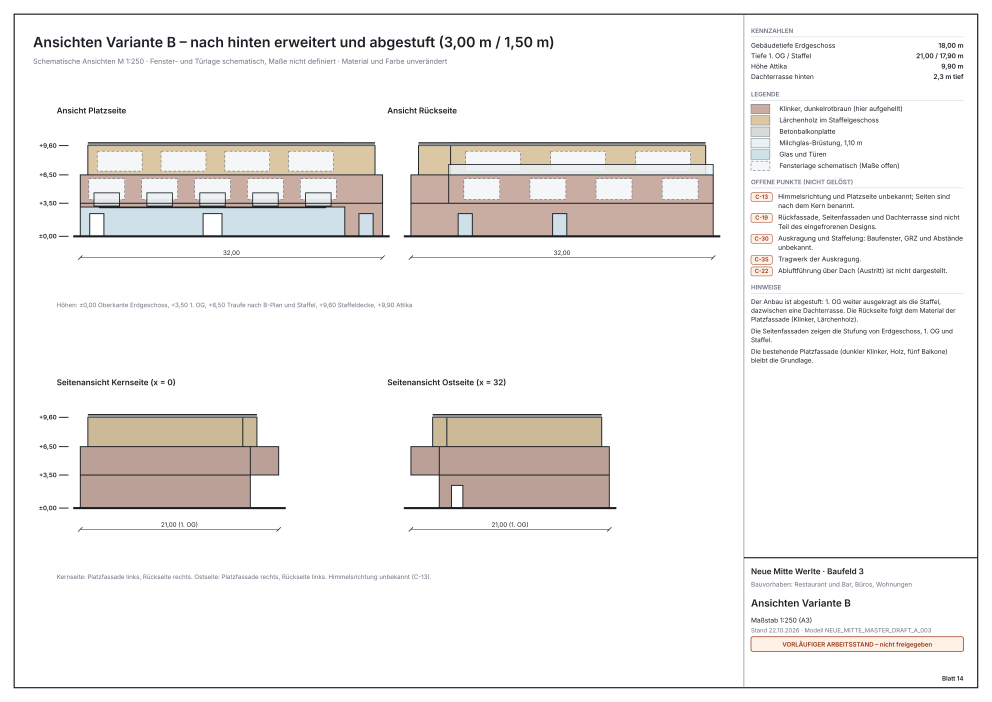
#> input picture praesentation/werlte_master/varianten_v2/14_Variante_B_Ansichten.png, 4959 x 3506 px (shown at 1/5 size)
$ python ueberlagerung_blatt14.py
#> lines starting #> are read from the running program, lines starting #| are printed output that depends on the picture
"""Legt die Ortho-Ansichten des Modells v4 (plangetreu, Maßstab 1:250) 50 % über die Ansichten von Blatt 14 (varianten_v2/14_Variante_B_Ansichten.png).
Die Ortho-Ansicht enthält die Farbcodes von Blatt 25; sichtbar sind Abweichungen als Doppelkanten."""
import os
from PIL import Image
ROOT = os.path.abspath(os.path.join(os.path.dirname(__file__), ".."))
P, M = 11.811, 4.0
plan = Image.open(os.path.join(ROOT, "varianten_v2", "14_Variante_B_Ansichten.png")).convert("RGB")
#> plan is the input picture: PIL image 4959x3506 RGB; mean R, G, B 241.7, 239.8, 238.7
D = os.path.join(ROOT, "visualisierungen", "higgsfield", "renderings", "v4", "00_geometrie_ortho")
for v, (ox, gy, a0, a1) in {"front": (34, 100, -1, 33), "rear": (174, 100, -1, 33), "west": (34, 215, -1, 22), "east": (174, 215, -1, 22)}.items():
    box = (round((ox + a0 * M) * P), round((gy - 10.5 * M) * P), round((ox + a1 * M) * P), round((gy + 0.3 * M) * P)); c = plan.crop(box)
#> after `c = plan.crop(box)`:
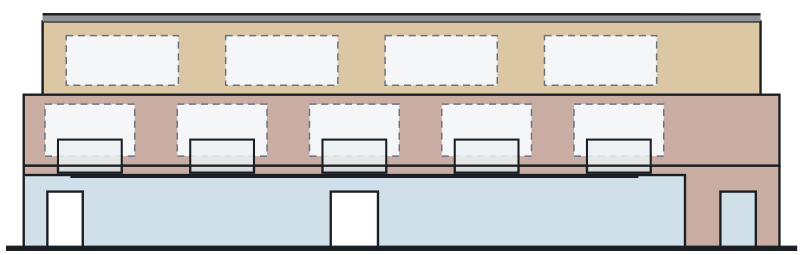
#> c: PIL image 1607x510 RGB (shown at 1/2 size); mean R, G, B 205.7, 202.8, 199
    m = Image.open(os.path.join(D, f"ortho_{v}.png")).convert("RGB").resize(c.size); Image.blend(c, m, 0.5).save(os.path.join(D, f"ueberlagerung_blatt14_modell_{v}.png")); print("ok", v)
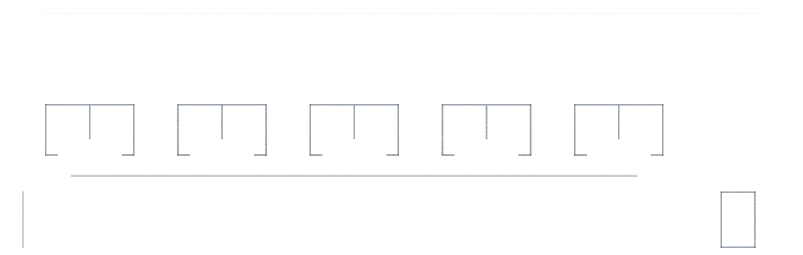
#> input picture praesentation/werlte_master/visualisierungen/higgsfield/renderings/v4/00_geometrie_ortho/ortho_front.png, 1606 x 510 px (shown at 1/2 size)
#> after `m = Image.open(os.path.join(D, f'ortho_{v}.png')).convert('RGB').resiz`:
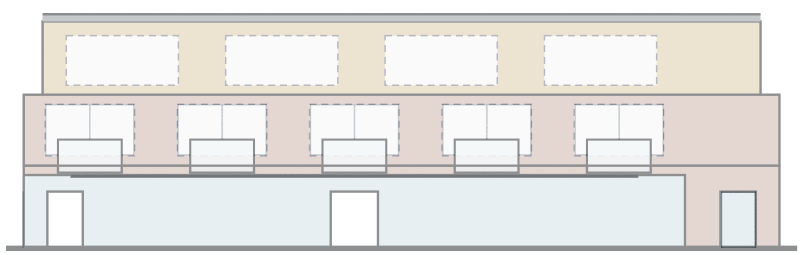
#> saved as ueberlagerung_blatt14_modell_front.png: PIL image 1607x510 RGB (shown at 1/2 size); mean R, G, B 229.5, 228, 226.2
#| ok front
#> pass 2 of the loop `for v, (ox, gy, a0, a1) in {"front": (34, 100, -1, 33), "rear": (174, ..`:
#> `c = plan.crop(box)`:
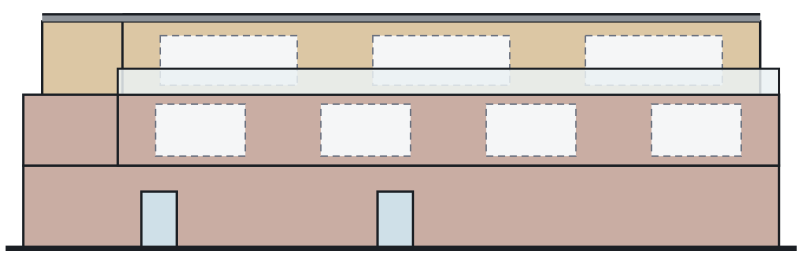
#> c: PIL image 1606x510 RGB (shown at 1/2 size); mean R, G, B 205.4, 192.6, 185.6
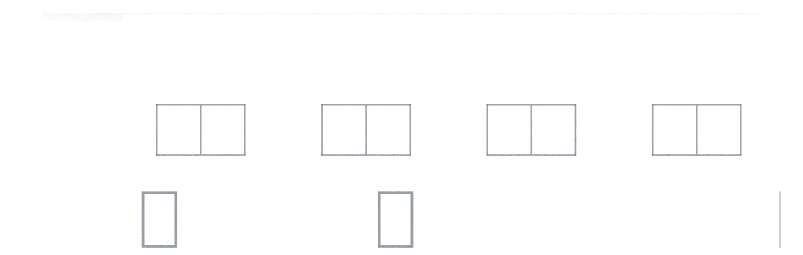
#> input picture praesentation/werlte_master/visualisierungen/higgsfield/renderings/v4/00_geometrie_ortho/ortho_rear.png, 1606 x 510 px (shown at 1/2 size)
#> m: PIL image 1606x510 RGB
#> `m = Image.open(os.path.join(D, f'ortho_{v}.png')).convert('RGB').resiz`:
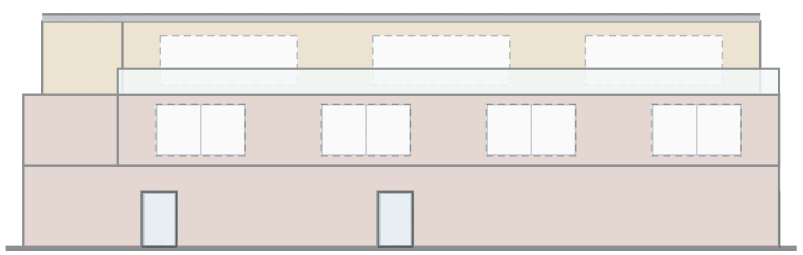
#> saved as ueberlagerung_blatt14_modell_rear.png: PIL image 1606x510 RGB (shown at 1/2 size); mean R, G, B 229.3, 222.9, 219.5
#| ok rear
#> (the run stopped early here; a loop or call above may not have finished)
